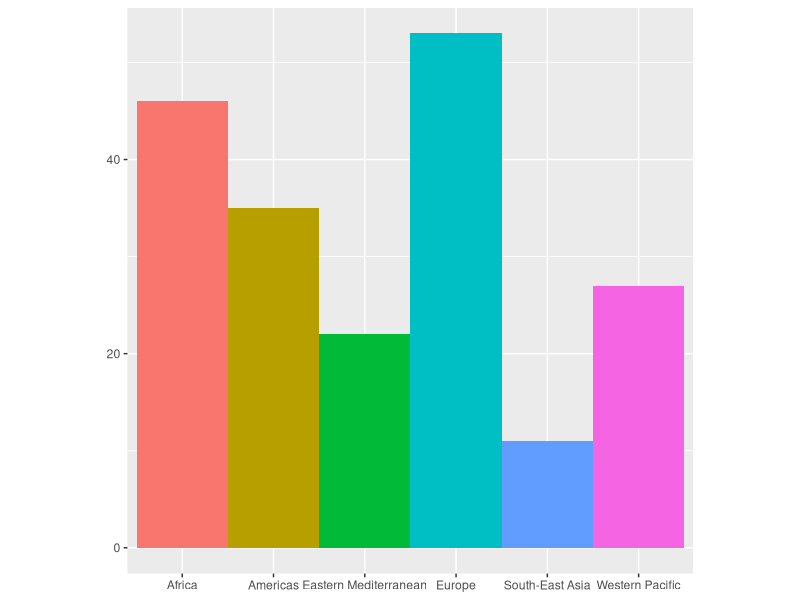
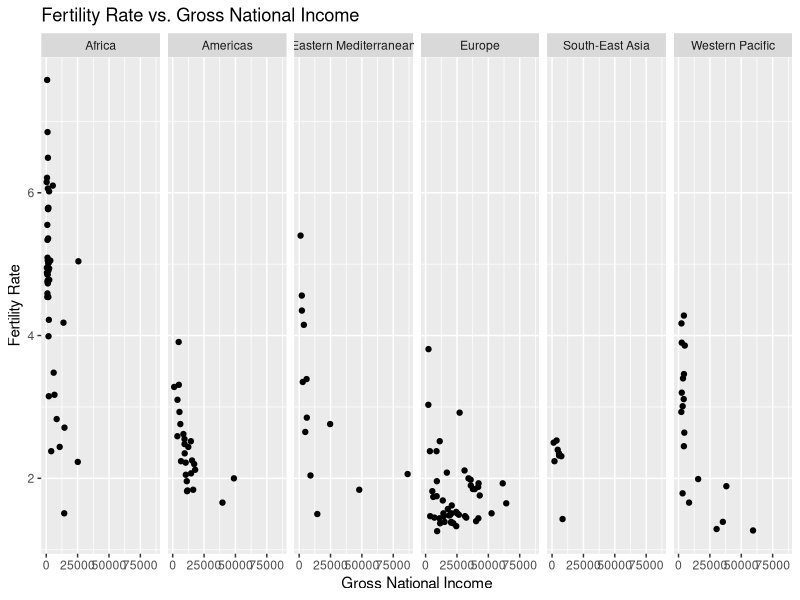

Write R code to recreate these figures, in order.
## ---- chunk 1
#install.packages("ggplot2")
## ---- chunk 2
setwd("/Users/james/OneDrive - Singapore University of Technology and Design/SUTD/Year 3/Term 6/40.016 - The Analytics Edge/Week 1/R Code/Lecture 2")
library(ggplot2)
WHO <- read.csv("WHO(1).csv")
str(WHO)
which(WHO$Country=="Singapore")
WHO[155,]
summary(WHO$Over60)
summary(WHO$Under15)
## ---- chunk 3
bar <- ggplot(WHO) + geom_bar(mapping = aes(x = Region, fill = Region), show.legend = FALSE, width = 1) +  theme(aspect.ratio = 1) + labs(x = NULL, y = NULL)
bar
## ---- chunk 4
a<-ggplot(WHO,aes(x=GNI,y=FertilityRate))

# 
a+geom_point(na.rm=TRUE)+facet_grid(.~Region)+ ggtitle("Fertility Rate vs. Gross National Income") + xlab("Gross National Income") + ylab("Fertility Rate")
#  a+geom_point(na.rm=TRUE)+geom_smooth(na.rm=TRUE)+ ggtitle("Fertility Rate vs. Gross National Income") + xlab("Gross National Income") + ylab("Fertility Rate")

# color by region
# acol<- 

#  acol+geom_point(na.rm=TRUE)+ ggtitle("Fertility Rate vs. Gross National Income") + xlab("Gross National Income") + ylab("Fertility Rate")
#  acol+geom_point(na.rm=TRUE)+geom_smooth(na.rm=TRUE)+ ggtitle("Fertility Rate vs. Gross National Income") + xlab("Gross National Income") + ylab("Fertility Rate")
#

#  a+geom_point(na.rm=TRUE)+facet_wrap(~Region,nrow=2)+ ggtitle("Fertility Rate vs. Gross National Income") + xlab("Gross National Income") + ylab("Fertility Rate")
# #
# #
# b<-ggplot(WHO,aes(x=GNI,y=LiteracyRate,color=Region))+ggtitle("Literacy Rate vs. Gross National Income") + xlab("Gross National Income") + ylab("Literacy Rate")
# 
# b+geom_point(na.rm=TRUE)

#  subset(WHO,GNI>75000)
# # 
#  WHOL<-subset(WHO,LiteracyRate>90)
# # 
# c<-ggplot(WHOL,aes(x=GNI,y=LiteracyRate,color=Region))
# 
# c+geom_point(na.rm=TRUE)+ggtitle("Literacy Rate vs. Gross National Income (top 90 percent literacy)") + xlab("Gross National Income") + ylab("Fertility Rate")


# 
# d<-ggplot(WHO,aes(x=GNI,y=LifeExpectancy,color=Region))
# d+geom_point(na.rm=TRUE)+ggtitle("Literacy Rate vs. Gross National Income") + xlab("Gross National Income") + ylab("Life Expectancy")
# ggplot(WHO,aes(x=GNI,y=LifeExpectancy))+geom_point(na.rm=TRUE)+ facet_wrap(~Region,nrow=2)+ggtitle("Literacy Rate vs. Gross National Income") + xlab("Gross National Income") + ylab("Life Expectancy")
# 


